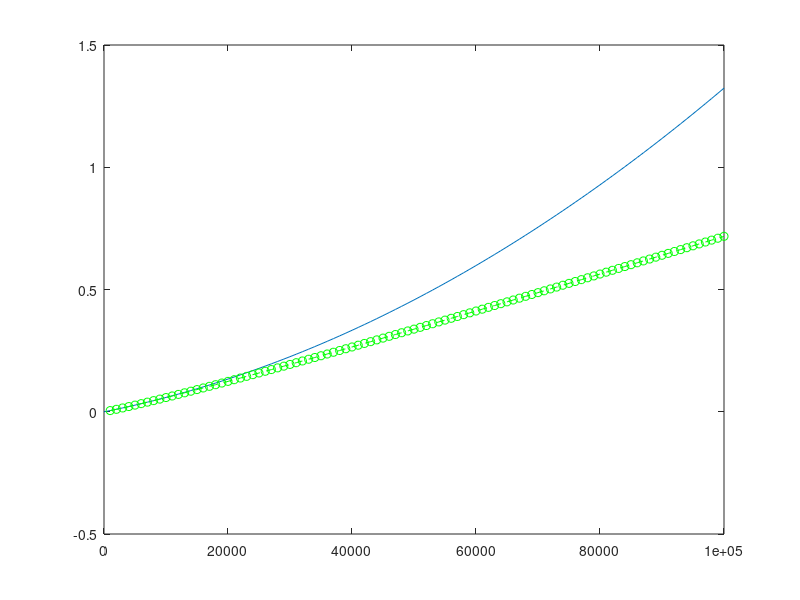

Source code (MATLAB):
clear; clc; clf;

x = 0:1000:100000;
y1 = (8.171e-11)*x.^2 + (5.068e-06)*x + (-0.0003148);
y2 = 0.0003947 + (1.677e-07)*x + (6.083e-07)*x.*log(x);

plot(x, y1);
hold;
plot(x, y2, 'g--o');